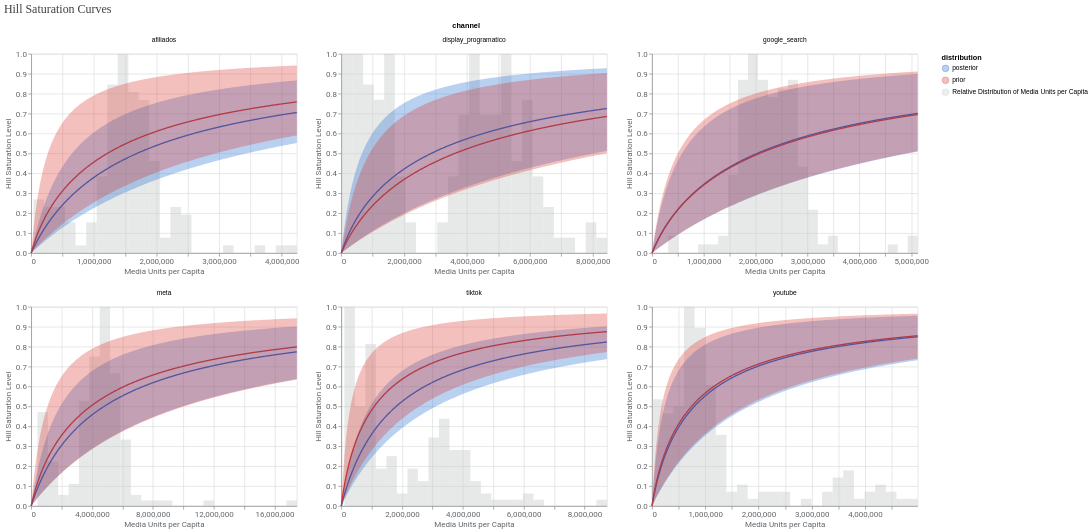

Notebook cell for this chart:
### Code cell
hill_charts = efeitos.plot_hill_curves()
hill_charts["google_search"] if "google_search" in hill_charts else list(hill_charts.values())[0]

### Figure 1 — Vega-Lite specification as saved in the notebook (floating-point values rounded to 4 significant figures; data arrays with more than 128 entries replaced by an {"elided": "..."} marker saying what was removed)
{"config": {"view": {"continuousWidth": 300, "continuousHeight": 300}, "axis": {"labelColor": "#5F6368", "labelFont": "Roboto", "labelFontSize": 12, "titleColor": "#5F6368", "titleFont": "Roboto", "titleFontSize": 12, "titleFontWeight": "normal"}, "legend": {"labelLimit": 0}}, "data": {"name": "data-d3614b5f8e8d820e0e83f208893ff67d"}, "facet": {"field": "channel", "type": "nominal"}, "spec": {"layer": [{"mark": {"type": "rect", "color": "#C3C7C9", "opacity": 0.4}, "encoding": {"x": {"field": "start_interval_histogram", "type": "quantitative"}, "x2": {"field": "end_interval_histogram"}, "y": {"field": "scaled_count_histogram", "type": "quantitative"}}}, {"mark": {"type": "line"}, "encoding": {"color": {"field": "distribution", "scale": {"domain": ["posterior", "prior", "Relative Distribution of Media Units per Capita"], "range": ["#1967D2", "#D93025", "#C3C7C9"]}, "type": "nominal"}, "x": {"field": "media_units", "scale": {"nice": false}, "title": "Media Units per Capita", "type": "quantitative"}, "y": {"field": "mean", "title": "Hill Saturation Level", "type": "quantitative"}}}, {"mark": {"type": "area", "opacity": 0.3}, "encoding": {"color": {"field": "distribution", "scale": {"domain": ["posterior", "prior", "Relative Distribution of Media Units per Capita"], "range": ["#1967D2", "#D93025", "#C3C7C9"]}, "type": "nominal"}, "x": {"field": "media_units", "type": "quantitative"}, "y": {"field": "ci_lo", "type": "quantitative"}, "y2": {"field": "ci_hi"}}}], "width": 400}, "columns": 3, "resolve": {"scale": {"x": "independent", "y": "independent"}}, "title": {"text": "Hill Saturation Curves", "anchor": "start", "color": "#3C4043", "font": "Google Sans Display", "fontSize": 18, "fontWeight": "normal", "offset": 10}, "$schema": "https://vega.github.io/schema/vega-lite/v6.4.1.json", "datasets": {"data-d3614b5f8e8d820e0e83f208893ff67d": {"elided": "6150 records"}}}
